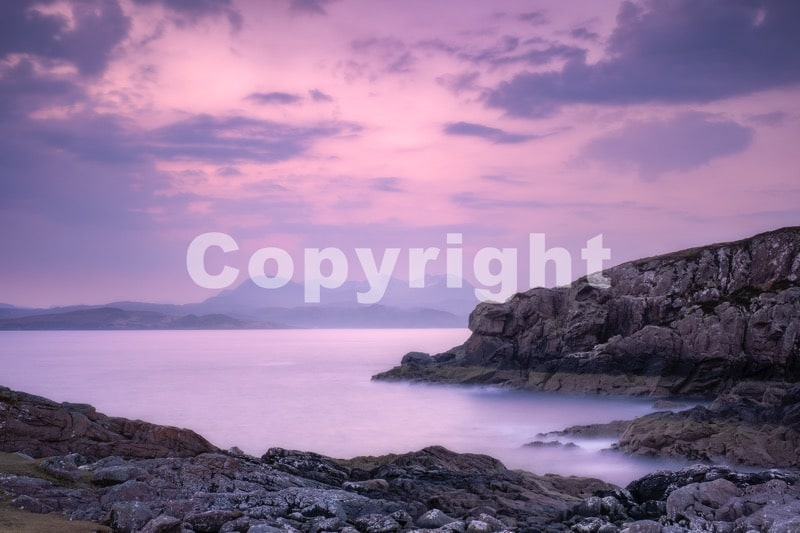
#> input picture Datascience_With_Python/Computer Vision/Libraries/Introduction to OpenCV Library/ocv.jpg, 800 x 533 px
$ jupyter execute OpenCV.ipynb
#> lines starting #> are read from the running program, lines starting #| are printed output that depends on the picture; after the words box and inside, x2 and y2 are one past the last pixel; in counts of white or black regions, pixels touching at a corner belong together
# OpenCV

OpenCV is a cross-platform library using which we can develop real-time computer vision applications. It mainly focuses on image processing, video capture and analysis including features like face detection and object detection.

The library is equipped with hundreds of useful functions and algorithms, which are all freely available to us. Some of these functions are really common and are used in almost every computer vision task. Whereas many of the functions are still unexplored and haven’t received much attention yet.

Here is a tutorial about how to remove Watermark from images using OpenCV

## Watermark using OpenCV

Watermarks could be really annoying and there comes a time in everyone’s life where we search down the whole internet to remove that little piece of text. Gladly, your search ends here. By using OpenCV, we can concur this task with less than 10 lines of code.

We start by importing the required libraries(that are OpenCV and Numpy) and reading the image, containing the watermark. We then change the color space from BGR to HSV. We are using HSV color format as it helps in getting a better mask image which we will create in the further step. A mask is an image having only two values that are black and white. The purpose of the mask is to apply changes only in the specific parts of an image. For our purpose, the mask image should contain white values wherever the watermark is present and black everywhere else.

For creating our mask image, we will use thresholding which I have already performed for this image. What thresholding does is, tells whether a value lies in the given range or not. If you wish to use some other image, you can find your own thresholding values using this piece of code. Now, we have the mask image, we can call the main function required to perform this task. We will use cv2.inpaint() function on our mask image to remove the watermark. What the function really does is, it allows removing small noise from the image using a method called inpainting.

The function can be used with two algorithms. One is based on the marching method while the other is based on fluid mechanics. You can read more about them and the cv2.inpaint() function here. Thankfully, we don’t have to write those algorithms on our own. We can enable a flag object inside the cv2.inpaint() function and choose any algorithm we want to use.

[cell 1]
import cv2
import numpy as np
from matplotlib import pyplot as plt

[cell 2]
img=cv2.imread("ocv.jpg") # enter path of the image
#> img is the input picture: shape (533, 800, 3); mean B, G, R 154.2, 119.5, 144.8
hsv=cv2.cvtColor(img, cv2.COLOR_BGR2HSV)
#> hsv: shape (533, 800, 3); mean H, S, V 139.8, 66.1, 158.6
l_b=np.array([0,0,220])
u_b=np.array([255,255,255])
mask=cv2.inRange(hsv,l_b,u_b)
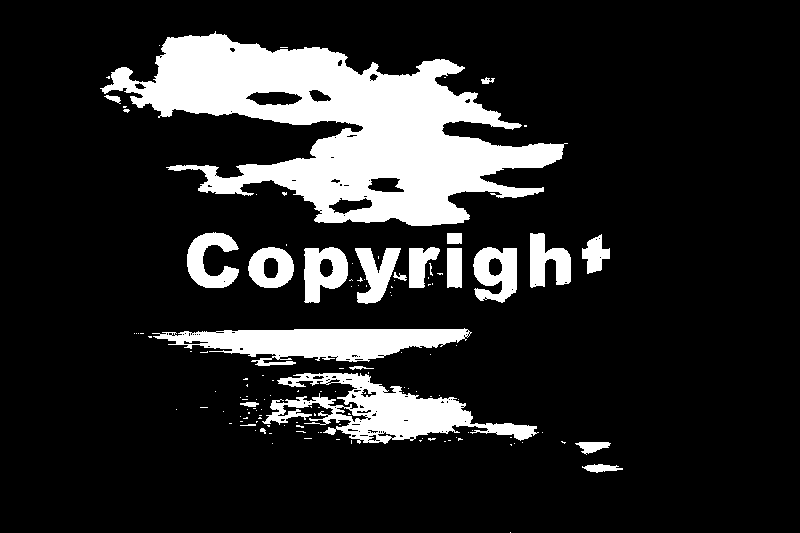
#> mask: shape (533, 800); 15.8% white; 132 white regions (109 under 20 px), largest, box (x1, y1, x2, y2) and area: (100, 31, 568, 226) 40584, (262, 373, 539, 444) 7574, (152, 328, 472, 366) 6880
output = cv2.inpaint(img,mask,5,cv2.INPAINT_TELEA)
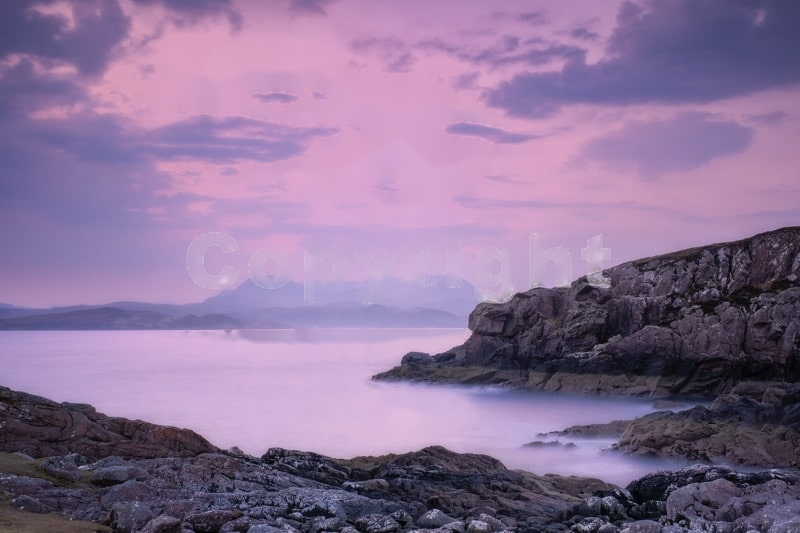
#> output: shape (533, 800, 3); mean B, G, R 152.4, 116.4, 141.1
#dst = cv2.inpaint(img, mask, 5, cv2.INPAINT_NS)
